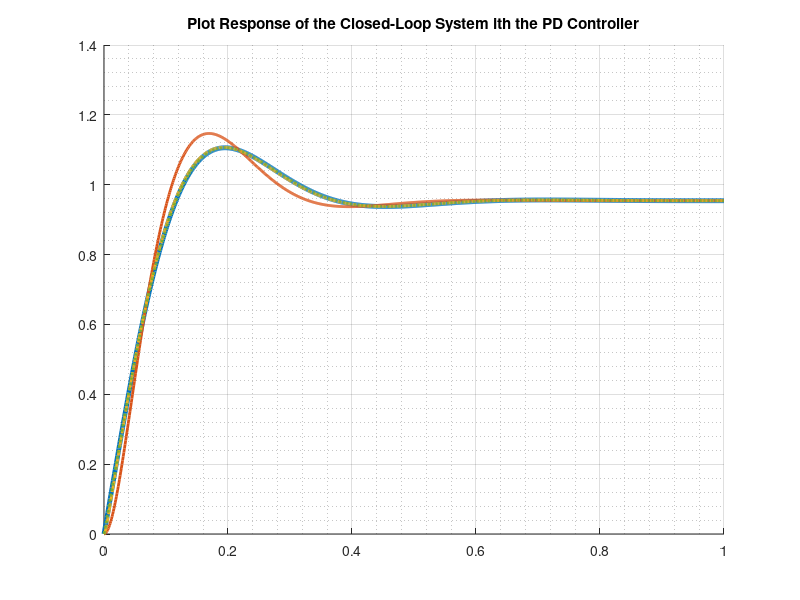

This figure's MATLAB source: (Note: this script raises an error after producing the figure.)
%% Q1.3.
clc;
close all;

k_d = 9.95;
k_p = 9.95*21.0498;
t = 0:0.001:1;

theoretical_contoller = tf([k_d k_p],1);
p = tf(1,[1 2])*tf(1,[1 5]);
theoretical_h = tf(p*theoretical_contoller/(1+p*theoretical_contoller));
[theoretical_y, theoretical_x] = step(tf(p*theoretical_contoller/(1+p*theoretical_contoller)), t);

epsilon = [1/50, 1/500, 1/5000];
epsilon1_contoller = tf(k_p,1) + tf([k_d 0],[epsilon(1) 1]);
epsilon2_contoller = tf(k_p,1) + tf([k_d 0],[epsilon(2) 1]);
epsilon3_contoller = tf(k_p,1) + tf([k_d 0],[epsilon(3) 1]);

[epsilon1_y, epsilon1_x] = step(tf(p*epsilon1_contoller/(1+p*epsilon1_contoller)), t);
[epsilon2_y, epsilon2_x] = step(tf(p*epsilon2_contoller/(1+p*epsilon2_contoller)), t);
[epsilon3_y, epsilon3_x] = step(tf(p*epsilon3_contoller/(1+p*epsilon3_contoller)), t);

fig1 = figure ("Name","Plot Response of the Closed-Loop System ith the PD Controller",'Position',[100 300 900 500]);
hold all
grid on
grid minor

plot(theoretical_x, theoretical_y, '-', 'LineWidth',3.5,'Color',"#0072BD")
plot(epsilon1_x, epsilon1_y, '-', 'LineWidth',2,'Color',"#D95319")
plot(epsilon2_x, epsilon2_y, '-.', 'LineWidth',2,'Color',"#EDB120")
plot(epsilon3_x, epsilon3_y, ':', 'LineWidth',2,'Color',"#77AC30")

title ("Plot Response of the Closed-Loop System ith the PD Controller");
subtitle("Almog Dobrescu 214254252");
legend({'theoretical', sprintf("epsilon = %g", epsilon(1)), sprintf("epsilon = %g", epsilon(2)), sprintf("epsilon = %g", epsilon(3))},'FontSize',11 ,'Location','southeast')
%exportgraphics(fig1, '1.3grap1.png','Resolution',1200);

%% Q1.4.
clc;


k_d = 9.95;
k_p = 9.95*21.0498;
t = 0:0.001:10;
epsilon = [1/50, 1/500, 1/5000];

p = tf(1,[1 2])*tf(1,[1 5]);

epsilon1_contoller = tf(k_p,1) + tf([k_d 0],[epsilon(1) 1]);
epsilon2_contoller = tf(k_p,1) + tf([k_d 0],[epsilon(2) 1]);
epsilon3_contoller = tf(k_p,1) + tf([k_d 0],[epsilon(3) 1]);

infor_e1 = stepinfo(tf(epsilon1_contoller/(1+p*epsilon1_contoller)));
infor_e2 = stepinfo(tf(epsilon2_contoller/(1+p*epsilon2_contoller)));
infor_e3 = stepinfo(tf(epsilon3_contoller/(1+p*epsilon3_contoller)));

